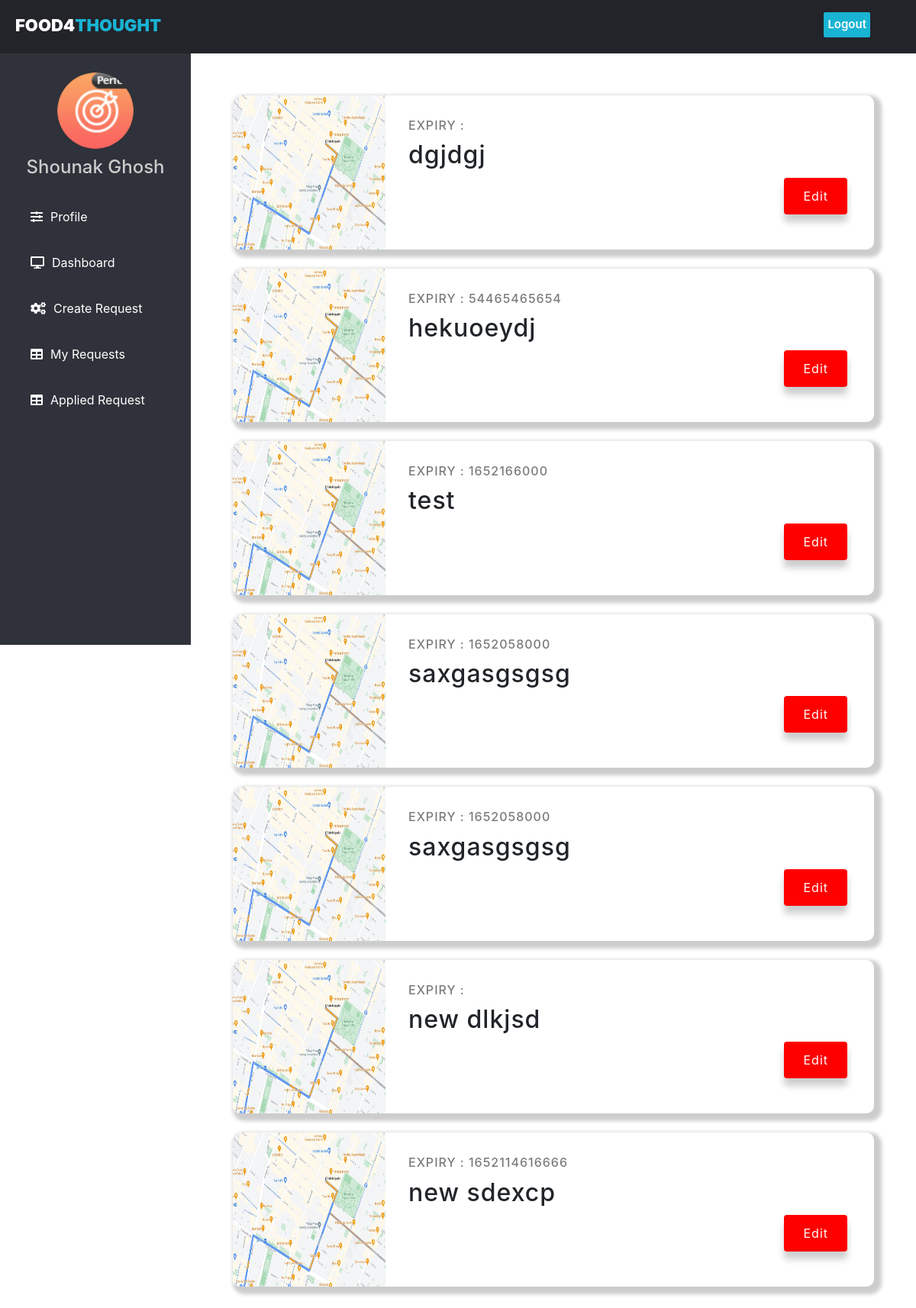
The page /dashboard.php?myrequest=true (signed in) on the database its author committed.
### tables this page shows
CREATE TABLE `users` (
  `id` int(11) NOT NULL,
  `name` varchar(100) NOT NULL,
  `email` varchar(100) NOT NULL,
  `password` varchar(100) NOT NULL,
  `pfp` varchar(255) DEFAULT NULL
);

CREATE TABLE `food` (
  `foodId` int(11) NOT NULL,
  `donorId` int(11) NOT NULL,
  `foodDetails` text DEFAULT NULL,
  `location` varchar(255) DEFAULT NULL,
  `expiry` bigint(20) DEFAULT NULL,
  `requestType` text DEFAULT NULL,
  `foodDisplayId` varchar(255) DEFAULT NULL
);

### dashboard.php (the view, shortened to what this page needs)
<?php
    include("connection.php");
    $myRequestGet = $_GET['myrequest']??null;
    $appliedRequestFromGet = $_GET['appliedrequest']??null;
    $query = $myRequestGet ? "select * from food where donorId=".$_SESSION['id']." ORDER BY foodId DESC" : ($appliedRequestFromGet ? "SELECT f.* FROM food f JOIN requests r ON r.foodId = f.foodId AND r.requestorId = ".$_SESSION['id'].";" : "select * from food where donorId!=".$_SESSION['id']." ORDER BY foodId DESC") ;
    $id=$_SESSION['id'];
    $result = mysqli_query($con,$query);
    $select = mysqli_query($con, "SELECT * FROM `users` WHERE id = '$id'") or die('query failed');
    if(mysqli_num_rows($select) > 0){
        $fetch = mysqli_fetch_assoc($select);
    }
?>
<!DOCTYPE html>
<html lang="en" dir="ltr">
<head>
    <link rel="stylesheet" href="css/dashboard.css">
    <link rel="stylesheet" href="css/dashboard2.css">
    <link rel="stylesheet" href="css/my-login.css">
    <link rel="stylesheet" href="https://cdnjs.cloudflare.com/ajax/libs/font-awesome/5.12.1/css/all.min.css">
    <link rel="stylesheet" href="https://cdn.jsdelivr.net/npm/bootstrap@4.0.0/dist/css/bootstrap.min.css"
>
    <link rel="stylesheet" href="css/utils.css">
    <link rel="stylesheet" href="css/toast.css">
    <link rel="stylesheet"
        href="https://cdnjs.cloudflare.com/ajax/libs/jquery-datetimepicker/2.5.20/jquery.datetimepicker.css" />
    <link rel="stylesheet" href="https://cdn.jsdelivr.net/npm/bootstrap-icons@1.8.2/font/bootstrap-icons.css">
</head>
<body>
    <header class="mainhead">
        <div class="left_area">
            <h3 class="logo">Food4<span>Thought</span>
                </button></h3>
        </div>
        <div class="right_area">
            <a href="logout.php" class="logout_btn">Logout</a>
        </div>
    </header>
    <div class="wrapper">
        <div class="sidebar" id="sidebar">
            <center>
                <?php
         if($fetch['pfp'] == ''){
            echo '<img src="images/default-avatar.png" class="profile_image" alt="">
            ';
         }else{
            echo '<img src="uploaded_img/'.$fetch['pfp'].'" class="profile_image" alt="">
            ';
         }
         ?>
                <h4>
                    <?php
				  echo  $_SESSION['name'];
                  ?>
                </h4>
            </center>
            <a href="profile.php"><i class="fas fa-sliders-h"></i><span>Profile</span></a>
            <a href="dashboard.php"><i class="fas fa-desktop"></i><span>Dashboard</span></a>
            <a href="request.php"><i class="fas fa-cogs"></i><span>Create Request</span></a>
            <a href="dashboard.php?myrequest=true"><i class="fas fa-table"></i><span>My Requests</span></a>
            <a href="dashboard.php?appliedrequest=true"><i class="fas fa-table"></i><span>Applied Request</span></a>
        </div>
        <div id="box" class="container-1">
            <?php while($rows=mysqli_fetch_assoc($result)){?>
            <div class="courses-container">
                <div class="course">
                    <div class="course-preview" data="<?php echo $rows['location']; ?>">
                        <img src="img/map.jpg" height="100%" width="200">
                    </div>
                    <div class="course-info">
                        <h6>Expiry : <?php echo $rows['expiry']; ?></h6>
                        <h2><?php echo $rows['foodDetails']; ?></h2>
                        <p class="mobile-1">
                            <?php if($rows['donorId']==$_SESSION['id']) { ?>
                            <?php $ajaxData = $rows?>
                            <button class="btn btn-apply-edit" id="editButton" data-toggle="modal"
                                data-target="#editModal"
                                data-ajax-data="<?php echo htmlentities(json_encode($ajaxData)) ?>">Edit</button>
                            <?php } ?>
                        </p>
                    </div>
                </div>
            </div>
            <?php } ?>
        </div>
</body>
</html>

### css/dashboard.css (style rules this page uses)
body { margin: 0; padding: 0; font-family: "Roboto", sans-serif; height: 100%; }
header { position: fixed; background: #22242a; padding: 20px; top: 0; left: 0; width: 100%; height: 70px; z-index: 2; }
.left_area h3 { color: #fff; margin: 0; text-transform: uppercase; font-size: 22px; font-weight: 900; }
.left_area span { color: #19b3d3; }
.logout_btn { padding: 5px; background: #19b3d3; text-decoration: none; float: right; margin-top: -30px; margin-right: 40px; border-radius: 2px; font-size: 15px; font-weight: 600; color: #fff; transition: 0.5s; transition-property: background; }
.sidebar { position: fixed; background: #2f323a; margin-top: 45px; padding-top: 50px; color: #fff; transition: all 0.3s; height: 100vh; width: 250px; }
.sidebar .profile_image { width: 100px; height: 100px; border-radius: 100px; margin-bottom: 10px; }
.sidebar h4 { color: #ccc; margin-top: 0; margin-bottom: 20px; }
.sidebar a { color: #fff; display: block; width: 100%; line-height: 60px; text-decoration: none; padding-left: 40px; box-sizing: border-box; transition: 0.5s; transition-property: background; }
.sidebar i { padding-right: 10px; }
.container-1 { position: relative; top: 70px; padding: 30px; left: 250px; width: calc(100% - 250px); }
.course { background-color: #fff; border-radius: 10px; box-shadow: 5px 5px 5px 5px rgba(0, 0, 0, 0.2); display: flex; max-width: 100%; margin: 25px; overflow: hidden; }
.course h6 { opacity: 0.6; margin: 0; letter-spacing: 1px; text-transform: uppercase; }
.course h2 { letter-spacing: 1px; margin: 10px 0; }
.course-preview { background-color: #ffffff; color: #fff; max-width: 250px; }
.course-info { padding: 30px; position: relative; width: 100%; }
.btn.btn-apply-edit, .btn.btn-view-edit { border: 0; box-shadow: 0 10px 10px rgba(0, 0, 0, 0.2); color: #fff; font-size: 16px; padding: 12px 25px; letter-spacing: 1px; margin-right: 5px; }
.btn.btn-apply-edit { background-color: #19b3d3; }
.btn#editButton { background-color: red; }
.mobile-1 { display: flex; justify-content: flex-end; }

### css/my-login.css (style rules this page uses)
html, body { height: 100%; }

### css/utils.css (style rules this page uses)
.logo { max-width: 30%; }

### rows shown on the page
users: pfp (picture)
food: foodDetails "dgjdgj"
food: expiry "54465465654", foodDetails "hekuoeydj"
food: expiry "1652166000", foodDetails "test"
food: expiry "1652058000", foodDetails "saxgasgsgsg"
food: expiry "1652058000", foodDetails "saxgasgsgsg"
food: foodDetails "new dlkjsd"
food: expiry "1652114616666", foodDetails "new sdexcp"

### other values the page prints
$_SESSION['name'] "Shounak Ghosh"
